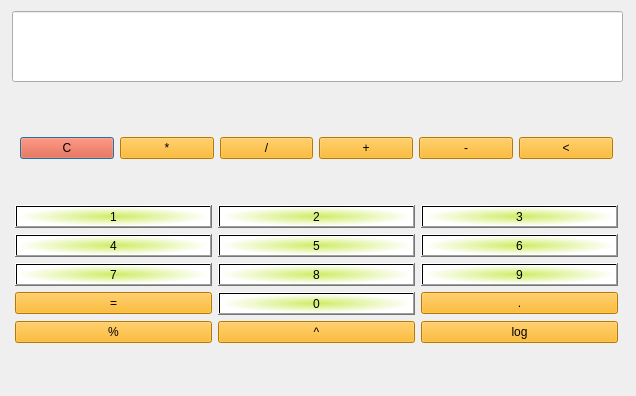
<?xml version="1.0" encoding="UTF-8"?>
<ui version="4.0">
 <class>Dialog</class>
 <widget class="QDialog" name="Dialog">
  <property name="geometry">
   <rect>
    <x>0</x>
    <y>0</y>
    <width>636</width>
    <height>396</height>
   </rect>
  </property>
  <property name="windowTitle">
   <string>Dialog</string>
  </property>
  <widget class="QWidget" name="verticalLayoutWidget">
   <property name="geometry">
    <rect>
     <x>10</x>
     <y>92</y>
     <width>613</width>
     <height>291</height>
    </rect>
   </property>
   <layout class="QVBoxLayout" name="verticalLayout">
    <property name="leftMargin">
     <number>5</number>
    </property>
    <property name="topMargin">
     <number>5</number>
    </property>
    <property name="rightMargin">
     <number>5</number>
    </property>
    <property name="bottomMargin">
     <number>5</number>
    </property>
    <item>
     <layout class="QHBoxLayout" name="horizontalLayout">
      <property name="leftMargin">
       <number>5</number>
      </property>
      <property name="topMargin">
       <number>5</number>
      </property>
      <property name="rightMargin">
       <number>5</number>
      </property>
      <property name="bottomMargin">
       <number>5</number>
      </property>
      <item>
       <widget class="QPushButton" name="pushButtonC">
        <property name="styleSheet">
         <string notr="true">background-color: rgb(255, 62, 14);
font: 16pt &quot;Impact&quot;;
</string>
        </property>
        <property name="text">
         <string>C</string>
        </property>
       </widget>
      </item>
      <item>
       <widget class="QPushButton" name="pushButtonRise">
        <property name="styleSheet">
         <string notr="true">background-color: rgb(255, 170, 0);
font: 16pt &quot;Elephant&quot;;</string>
        </property>
        <property name="text">
         <string>*</string>
        </property>
       </widget>
      </item>
      <item>
       <widget class="QPushButton" name="pushButtonDiv">
        <property name="styleSheet">
         <string notr="true">background-color: rgb(255, 170, 0);
font: 16pt &quot;Elephant&quot;;</string>
        </property>
        <property name="text">
         <string>/</string>
        </property>
       </widget>
      </item>
      <item>
       <widget class="QPushButton" name="pushButtonSum">
        <property name="styleSheet">
         <string notr="true">background-color: rgb(255, 170, 0);
font: 16pt &quot;Elephant&quot;;</string>
        </property>
        <property name="text">
         <string>+</string>
        </property>
       </widget>
      </item>
      <item>
       <widget class="QPushButton" name="pushButtonMinus">
        <property name="styleSheet">
         <string notr="true">background-color: rgb(255, 170, 0);
font: 16pt &quot;Elephant&quot;;</string>
        </property>
        <property name="text">
         <string>-</string>
        </property>
       </widget>
      </item>
      <item>
       <widget class="QPushButton" name="pushButtonXZ">
        <property name="styleSheet">
         <string notr="true">background-color: rgb(255, 170, 0);
font: 16pt &quot;Elephant&quot;;</string>
        </property>
        <property name="text">
         <string>&lt;</string>
        </property>
       </widget>
      </item>
     </layout>
    </item>
    <item>
     <layout class="QGridLayout" name="gridLayout">
      <item row="2" column="0">
       <widget class="QPushButton" name="pushButton_7">
        <property name="styleSheet">
         <string notr="true">background-color: qradialgradient(spread:pad, cx:0.5, cy:0.5, radius:0.5, fx:0.504975, fy:0.494, stop:0 rgba(195, 235, 52, 190), stop:1 rgba(255, 255, 255, 255));
font: 75 11pt &quot;Orbitron&quot;;</string>
        </property>
        <property name="text">
         <string>7</string>
        </property>
       </widget>
      </item>
      <item row="0" column="1">
       <widget class="QPushButton" name="pushButton_2">
        <property name="styleSheet">
         <string notr="true">background-color: qradialgradient(spread:pad, cx:0.5, cy:0.5, radius:0.5, fx:0.504975, fy:0.494, stop:0 rgba(195, 235, 52, 190), stop:1 rgba(255, 255, 255, 255));
font: 75 11pt &quot;Orbitron&quot;;</string>
        </property>
        <property name="text">
         <string>2</string>
        </property>
       </widget>
      </item>
      <item row="1" column="0">
       <widget class="QPushButton" name="pushButton_4">
        <property name="styleSheet">
         <string notr="true">background-color: qradialgradient(spread:pad, cx:0.5, cy:0.5, radius:0.5, fx:0.504975, fy:0.494, stop:0 rgba(195, 235, 52, 190), stop:1 rgba(255, 255, 255, 255));
font: 75 11pt &quot;Orbitron&quot;;</string>
        </property>
        <property name="text">
         <string>4</string>
        </property>
       </widget>
      </item>
      <item row="0" column="0">
       <widget class="QPushButton" name="pushButton_1">
        <property name="enabled">
         <bool>true</bool>
        </property>
        <property name="styleSheet">
         <string notr="true">background-color: qradialgradient(spread:pad, cx:0.5, cy:0.5, radius:0.5, fx:0.504975, fy:0.494, stop:0 rgba(195, 235, 52, 190), stop:1 rgba(255, 255, 255, 255));
font: 75 11pt &quot;Orbitron&quot;;</string>
        </property>
        <property name="text">
         <string>1</string>
        </property>
       </widget>
      </item>
      <item row="4" column="0">
       <widget class="QPushButton" name="pushButton_percent">
        <property name="styleSheet">
         <string notr="true">background-color: rgb(255, 170, 0);
font: 16pt &quot;Elephant&quot;;</string>
        </property>
        <property name="text">
         <string>%</string>
        </property>
       </widget>
      </item>
      <item row="3" column="0">
       <widget class="QPushButton" name="pushButton_result">
        <property name="styleSheet">
         <string notr="true">background-color: rgb(255, 170, 0);
font: 16pt &quot;Elephant&quot;;</string>
        </property>
        <property name="text">
         <string>=</string>
        </property>
       </widget>
      </item>
      <item row="0" column="2">
       <widget class="QPushButton" name="pushButton_3">
        <property name="styleSheet">
         <string notr="true">background-color: qradialgradient(spread:pad, cx:0.5, cy:0.5, radius:0.5, fx:0.504975, fy:0.494, stop:0 rgba(195, 235, 52, 190), stop:1 rgba(255, 255, 255, 255));
font: 75 11pt &quot;Orbitron&quot;;</string>
        </property>
        <property name="text">
         <string>3</string>
        </property>
       </widget>
      </item>
      <item row="1" column="1">
       <widget class="QPushButton" name="pushButton_5">
        <property name="styleSheet">
         <string notr="true">background-color: qradialgradient(spread:pad, cx:0.5, cy:0.5, radius:0.5, fx:0.504975, fy:0.494, stop:0 rgba(195, 235, 52, 190), stop:1 rgba(255, 255, 255, 255));
font: 75 11pt &quot;Orbitron&quot;;</string>
        </property>
        <property name="text">
         <string>5</string>
        </property>
       </widget>
      </item>
      <item row="1" column="2">
       <widget class="QPushButton" name="pushButton_6">
        <property name="styleSheet">
         <string notr="true">background-color: qradialgradient(spread:pad, cx:0.5, cy:0.5, radius:0.5, fx:0.504975, fy:0.494, stop:0 rgba(195, 235, 52, 190), stop:1 rgba(255, 255, 255, 255));
font: 75 11pt &quot;Orbitron&quot;;</string>
        </property>
        <property name="text">
         <string>6</string>
        </property>
       </widget>
      </item>
      <item row="2" column="1">
       <widget class="QPushButton" name="pushButton_8">
        <property name="styleSheet">
         <string notr="true">background-color: qradialgradient(spread:pad, cx:0.5, cy:0.5, radius:0.5, fx:0.504975, fy:0.494, stop:0 rgba(195, 235, 52, 190), stop:1 rgba(255, 255, 255, 255));
font: 75 11pt &quot;Orbitron&quot;;</string>
        </property>
        <property name="text">
         <string>8</string>
        </property>
       </widget>
      </item>
      <item row="2" column="2">
       <widget class="QPushButton" name="pushButton_9">
        <property name="styleSheet">
         <string notr="true">background-color: qradialgradient(spread:pad, cx:0.5, cy:0.5, radius:0.5, fx:0.504975, fy:0.494, stop:0 rgba(195, 235, 52, 190), stop:1 rgba(255, 255, 255, 255));
font: 75 11pt &quot;Orbitron&quot;;</string>
        </property>
        <property name="text">
         <string>9</string>
        </property>
       </widget>
      </item>
      <item row="3" column="1">
       <widget class="QPushButton" name="pushButton_zero">
        <property name="styleSheet">
         <string notr="true">background-color: qradialgradient(spread:pad, cx:0.5, cy:0.5, radius:0.5, fx:0.504975, fy:0.494, stop:0 rgba(195, 235, 52, 190), stop:1 rgba(255, 255, 255, 255));
font: 75 11pt &quot;Orbitron&quot;;</string>
        </property>
        <property name="text">
         <string>0</string>
        </property>
       </widget>
      </item>
      <item row="3" column="2">
       <widget class="QPushButton" name="pushButton_dot">
        <property name="styleSheet">
         <string notr="true">background-color: rgb(255, 170, 0);
font: 16pt &quot;Elephant&quot;;</string>
        </property>
        <property name="text">
         <string>.</string>
        </property>
       </widget>
      </item>
      <item row="4" column="1">
       <widget class="QPushButton" name="pushButton_upper">
        <property name="styleSheet">
         <string notr="true">background-color: rgb(255, 170, 0);
font: 16pt &quot;Elephant&quot;;</string>
        </property>
        <property name="text">
         <string>^</string>
        </property>
       </widget>
      </item>
      <item row="4" column="2">
       <widget class="QPushButton" name="pushButton_log">
        <property name="styleSheet">
         <string notr="true">background-color: rgb(255, 170, 0);
font: 16pt &quot;Elephant&quot;;</string>
        </property>
        <property name="text">
         <string>log</string>
        </property>
       </widget>
      </item>
     </layout>
    </item>
   </layout>
  </widget>
  <widget class="QLineEdit" name="lineEdit">
   <property name="geometry">
    <rect>
     <x>12</x>
     <y>11</y>
     <width>611</width>
     <height>71</height>
    </rect>
   </property>
  </widget>
 </widget>
 <resources/>
 <connections/>
</ui>
